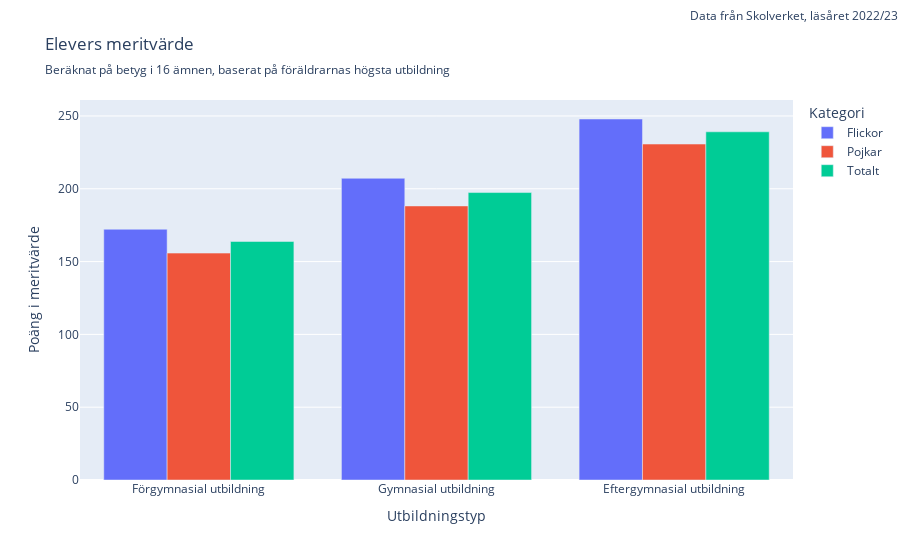

Notebook cell for this chart:
### Code cell
# Fig object to use with plotly express to create a bar chart
fig_parents_merit = px.bar(
    df_parents_merit,
    barmode='group',
    x='Utbildningstyp',
    y=['Flickor', 'Pojkar', 'Totalt'],
    title='Elevers meritvärde',
    subtitle='Beräknat på betyg i 16 ämnen, baserat på föräldrarnas högsta utbildning',
    labels={'value': 'Poäng i meritvärde', 'variable': 'Kategori'}
)

# Annotation in the top right corner to state source of the data
fig_parents_merit.add_annotation(
    text="Data från Skolverket, läsåret 2022/23",
    xref="paper", # Reference to the x-axis range
    yref="paper", # Reference to the y-axis range
    x=1.15,
    y=1.25,
    showarrow=False # No arrow
)

fig_parents_merit.show()

### Figure 1 — Plotly figure (JSON) as saved in the notebook; plotly's stock layout.template omitted (floating-point values rounded to 4 significant figures)
{"data": [{"alignmentgroup": "True", "hovertemplate": "Kategori=Flickor<br>Utbildningstyp=%{x}<br>Poäng i meritvärde=%{y}<extra></extra>", "legendgroup": "Flickor", "marker": {"color": "#636efa", "pattern": {"shape": ""}}, "name": "Flickor", "offsetgroup": "Flickor", "orientation": "v", "showlegend": true, "textposition": "auto", "type": "bar", "x": ["Förgymnasial utbildning", "Gymnasial utbildning", "Eftergymnasial utbildning"], "xaxis": "x", "y": [172.2, 207.2, 247.9], "yaxis": "y"}, {"alignmentgroup": "True", "hovertemplate": "Kategori=Pojkar<br>Utbildningstyp=%{x}<br>Poäng i meritvärde=%{y}<extra></extra>", "legendgroup": "Pojkar", "marker": {"color": "#EF553B", "pattern": {"shape": ""}}, "name": "Pojkar", "offsetgroup": "Pojkar", "orientation": "v", "showlegend": true, "textposition": "auto", "type": "bar", "x": ["Förgymnasial utbildning", "Gymnasial utbildning", "Eftergymnasial utbildning"], "xaxis": "x", "y": [155.8, 188.2, 230.7], "yaxis": "y"}, {"alignmentgroup": "True", "hovertemplate": "Kategori=Totalt<br>Utbildningstyp=%{x}<br>Poäng i meritvärde=%{y}<extra></extra>", "legendgroup": "Totalt", "marker": {"color": "#00cc96", "pattern": {"shape": ""}}, "name": "Totalt", "offsetgroup": "Totalt", "orientation": "v", "showlegend": true, "textposition": "auto", "type": "bar", "x": ["Förgymnasial utbildning", "Gymnasial utbildning", "Eftergymnasial utbildning"], "xaxis": "x", "y": [163.8, 197.4, 239.1], "yaxis": "y"}], "layout": {"annotations": [{"showarrow": false, "text": "Data från Skolverket, läsåret 2022/23", "x": 1.15, "xref": "paper", "y": 1.25, "yref": "paper"}], "barmode": "group", "legend": {"title": {"text": "Kategori"}, "tracegroupgap": 0}, "title": {"subtitle": {"text": "Beräknat på betyg i 16 ämnen, baserat på föräldrarnas högsta utbildning"}, "text": "Elevers meritvärde"}, "xaxis": {"anchor": "y", "domain": [0, 1], "title": {"text": "Utbildningstyp"}}, "yaxis": {"anchor": "x", "domain": [0, 1], "title": {"text": "Poäng i meritvärde"}}}}
